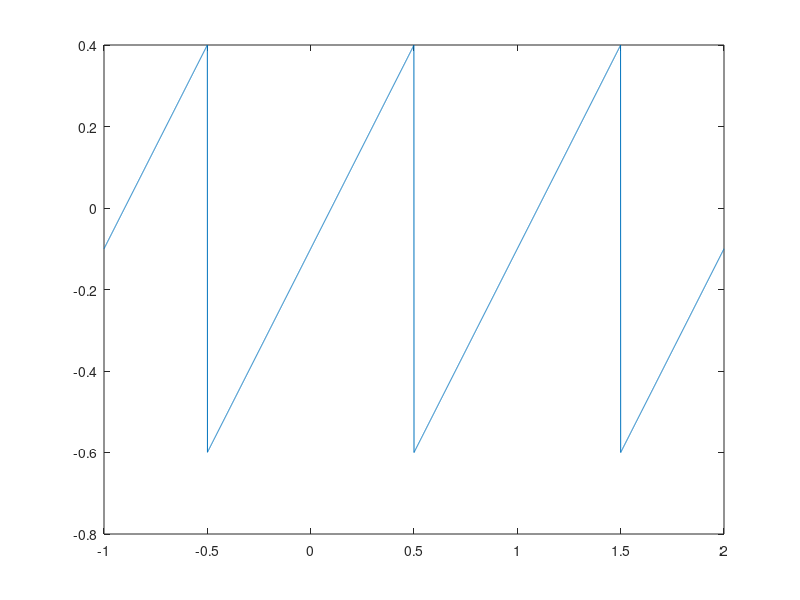

Source code (MATLAB): (Note: this script raises an error after producing the figure.)

% generate the signal x
T0 =1; w0 = 2*pi/T0;
Ts = 0.0005; t = -1:Ts:2;
x = t - 0.1 - round(t);
plot(t,x)

% estimate the coefficients
N = 100;
ak = fsAnalysis(x, t, T0, Ts, N);

a0 = ak(N+1);
ksi0 = 0;
Ak = abs(ak(N+2:end));
ksi = angle(ak(N+2:end));

% signal synthesis
x_est = a0*ones(size(t));
for k = 1:N
    x_est = x_est + 2*Ak(k)*cos(w0*k*t+ksi(k));
end
figure; plot(t,x,'b',t,x_est,'r')
xlabel('t'); legend('x(t)', 'x_{est}(t)');

% plot of amplitude, phase and power spectrum
n0 = 0:N;
figure, subplot(3,1,1); stem(n0,[a0, Ak], '.')
legend('Amplitude spectrum')

subplot(3,1,2), stem(n0,[ksi0, ksi],'.g')
legend('Phase spectrum')

subplot(3,1,3), stem(n0,[a0^2, (Ak.^2)/2], '.r')
xlabel('n'), legend('Power spectrum')